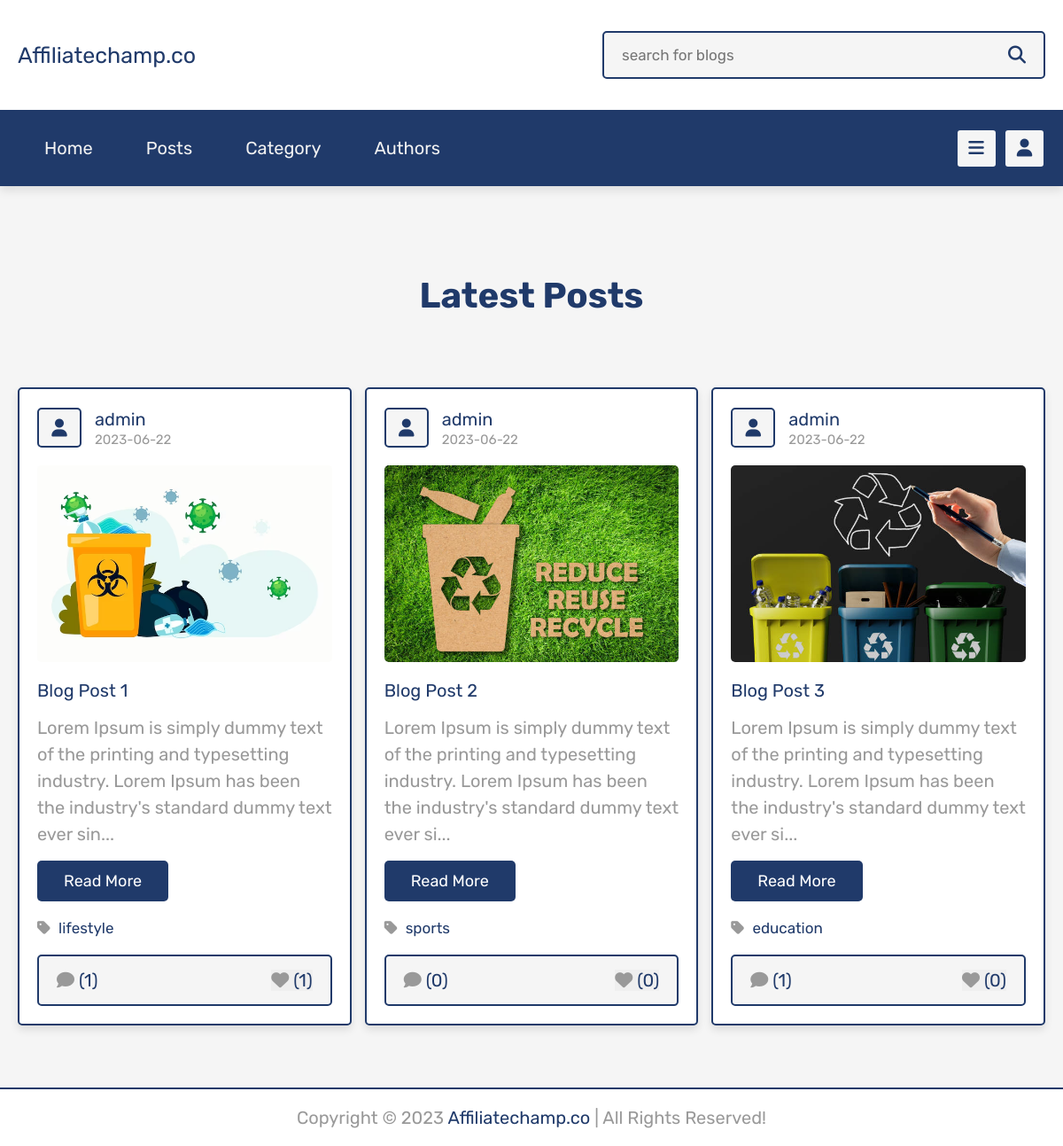
The page /project/posts.php on the database its author committed.
### tables this page shows
CREATE TABLE `posts` (
  `id` int(100) NOT NULL,
  `admin_id` int(100) NOT NULL,
  `name` varchar(100) NOT NULL,
  `title` varchar(100) NOT NULL,
  `content` varchar(10000) NOT NULL,
  `category` varchar(50) NOT NULL,
  `image` varchar(100) NOT NULL,
  `date` date NOT NULL DEFAULT current_timestamp(),
  `status` varchar(10) NOT NULL
);

### project/posts.php (the view, shortened to what this page needs)
<?php
include 'components/connect.php';
if(isset($_SESSION['user_id'])){
   $user_id = $_SESSION['user_id'];
}else{
   $user_id = '';
};
?>
<!DOCTYPE html>
<html lang="en">
<head>
   <link rel="stylesheet" href="https://cdnjs.cloudflare.com/ajax/libs/font-awesome/6.1.1/css/all.min.css">
   <link rel="stylesheet" href="css/style.css">
</head>
<body>
<?php include 'components/user_header.php'; ?>
<section class="posts-container">
   <h1 class="heading"style="margin-top:80px; margin-bottom:80px;">latest posts</h1>
   <div class="box-container">
      <?php
         $select_posts = $conn->prepare("SELECT * FROM `posts` WHERE status = ?");
         $select_posts->execute(['active']);
         if($select_posts->rowCount() > 0){
            while($fetch_posts = $select_posts->fetch(PDO::FETCH_ASSOC)){
               $post_id = $fetch_posts['id'];
               $count_post_comments = $conn->prepare("SELECT * FROM `comments` WHERE post_id = ?");
               $count_post_comments->execute([$post_id]);
               $total_post_comments = $count_post_comments->rowCount();
               $count_post_likes = $conn->prepare("SELECT * FROM `likes` WHERE post_id = ?");
               $count_post_likes->execute([$post_id]);
               $total_post_likes = $count_post_likes->rowCount();
               $confirm_likes = $conn->prepare("SELECT * FROM `likes` WHERE user_id = ? AND post_id = ?");
               $confirm_likes->execute([$user_id, $post_id]);
      ?>
      <form class="box" method="post">
         <div class="post-admin">
            <i class="fas fa-user"></i>
            <div>
               <a href="author_posts.php?author=<?= $fetch_posts['name']; ?>"><?= $fetch_posts['name']; ?></a>
               <div><?= $fetch_posts['date']; ?></div>
            </div>
         </div>
         <?php
            if($fetch_posts['image'] != ''){
         ?>
         <img src="uploaded_img/<?= $fetch_posts['image']; ?>" class="post-image" alt="">
         <?php
         }
         ?>
         <div class="post-title"><?= $fetch_posts['title']; ?></div>
         <div class="post-content content-150"><?= $fetch_posts['content']; ?></div>
         <a href="view_post.php?post_id=<?= $post_id; ?>" class="inline-btn">read more</a>
         <a href="category.php?category=<?= $fetch_posts['category']; ?>" class="post-cat"> <i class="fas fa-tag"></i> <span><?= $fetch_posts['category']; ?></span></a>
         <div class="icons">
            <a href="view_post.php?post_id=<?= $post_id; ?>"><i class="fas fa-comment"></i><span>(<?= $total_post_comments; ?>)</span></a>
            <button type="submit" name="like_post"><i class="fas fa-heart" style="<?php if($confirm_likes->rowCount() > 0){ echo 'color:var(--red);'; } ?>  "></i><span>(<?= $total_post_likes; ?>)</span></button>
         </div>
      </form>
      <?php
         }
      }else{
         echo '<p class="empty">no posts added yet!</p>';
      }
      ?>
   </div>
</section>
<?php include 'components/footer.php'; ?>
</body>
</html>

### project/components/user_header.php (shortened to what this page needs)
<header class="header"style="padding-top:20px;padding-bottom:20px;">
   <section class="flex">
   <a href="home.php" class="logo">Affiliatechamp.co</a>
<form action="search.php" method="POST" class="search-form">
         <input type="text" name="search_box" class="box" maxlength="50" placeholder="search for blogs" required>
         <button type="submit" class="fas fa-search" name="search_btn"></button>
      </form>
</section>
</header>
<header class="header" style="background-color:#203A6A">
   <section class="flex">
<div class="topnav">
  <a href="home.php"> Home</a>
  <a href="posts.php"> Posts</a>
         <a href="all_category.php"> Category</a>
         <a href="authors.php"> Authors</a>
</div>
<div class="icons">
         <div id="menu-btn" class="fas fa-bars"></div>
         <div id="user-btn" class="fas fa-user"></div>
      </div>
</section>
</header>

### project/components/footer.php
<footer class="footer">
   Copyright &copy; <?= date('Y'); ?> <span>Affiliatechamp.co </span>| All Rights Reserved!
</footer>

### rows shown on the page
posts: name "admin", date "2023-06-22", image (picture), title "Blog Post 1", content "Lorem Ipsum is simply dummy text of the printing and typesetting industry. Lorem Ipsum has been the industry's standard dummy text ever sin", category "lifestyle", total_post_comments "1", total_post_likes "1"
posts: name "admin", date "2023-06-22", image (picture), title "Blog Post 2", content "Lorem Ipsum is simply dummy text of the printing and typesetting industry. Lorem Ipsum has been the industry's standard dummy text ever si", category "sports", total_post_comments "0", total_post_likes "0"
posts: name "admin", date "2023-06-22", image (picture), title "Blog Post 3", content "Lorem Ipsum is simply dummy text of the printing and typesetting industry. Lorem Ipsum has been the industry's standard dummy text ever si", category "education", total_post_comments "1", total_post_likes "0"
